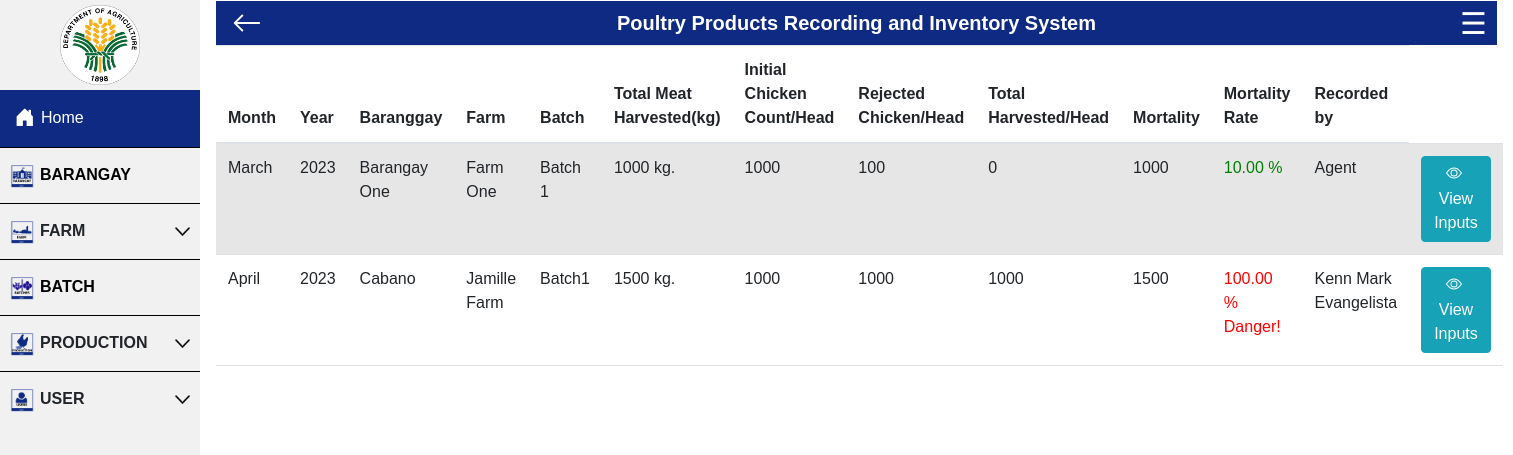
Screenshot of /project/view-broiler.php (signed in) with the database file from the repository.
### tables this page shows
CREATE TABLE `baranggay` (
  `baranggayID` int(21) NOT NULL,
  `baranggay` varchar(21) NOT NULL
);

CREATE TABLE `farm` (
  `farmID` int(21) NOT NULL,
  `baranggayID` int(21) NOT NULL,
  `farmname` varchar(21) NOT NULL,
  `farm_size` int(21) NOT NULL,
  `no_farmers` int(21) NOT NULL,
  `farmowner` varchar(21) NOT NULL,
  `address` varchar(21) DEFAULT NULL,
  `exp` int(21) NOT NULL,
  `contactno` int(21) NOT NULL,
  `lat` decimal(10,8) NOT NULL,
  `lng` decimal(11,8) NOT NULL
);

CREATE TABLE `batch` (
  `batchID` int(21) NOT NULL,
  `farmID` int(11) NOT NULL,
  `batch` varchar(21) NOT NULL,
  `unit` varchar(21) NOT NULL DEFAULT 'layer',
  `date` date NOT NULL,
  `initial` int(21) NOT NULL,
  `status` varchar(21) NOT NULL DEFAULT 'on'
);

### project/view-broiler.php (the view, shortened to what this page needs)
<?php include ("header.php");  ?>
<?php
@include('connect.php');
$sql = "SELECT
baranggay.baranggay, farm.farmname, batch.batch, user.name, batch.batchID, batch.initial, broiler.reject,
SUM(broiler.broiler_weight) as weight,
SUM(broiler.mortality) as mortality,
MIN(broiler.Bcurrent) as current,
MONTH(broiler.date) as month,
YEAR(broiler.date) as year
FROM baranggay INNER JOIN farm ON baranggay.baranggayID = farm.baranggayID
INNER JOIN batch ON farm.farmID = batch.farmID
INNER JOIN broiler ON batch.batchID = broiler.batchID
INNER JOIN user ON broiler.userID = user.userID
GROUP BY baranggay.baranggay, farm.farmname, batch.batchID,
MONTH(broiler.date),
YEAR(broiler.date)
ORDER BY MONTH(broiler.date),
YEAR(broiler.date) ASC";
$result = $conn->query($sql);
if ($result->num_rows > 0) {
    echo "<table class='table table-striped'>
<thead>
<tr>
<th scope='col' id='count'> Month </th>
<th scope='col' id='name'> Year </th>
<th scope='col' id='count'> Baranggay </th>
<th scope='col' id='name'> Farm </th>
<th scope='col' id='u-name'> Batch </th>
<th scope='col' id='u-name'> Total Meat Harvested(kg)</th>
<th scope='col' id='u-name'> Initial Chicken Count/Head </th>
<th scope='col' id='u-name'> Rejected Chicken/Head</th>
<th scope='col' id='u-name'> Total Harvested/Head </th>
<th scope='col' id='u-name'> Mortality </th>
<th scope='col' id='u-name'> Mortality Rate </th>
<th scope='col' id='u-name'> Recorded by </th>
</tr>
</thead>";
    while($row = $result->fetch_assoc()){
        $harvested = $row['current'];
        $initial = $row['initial'];
        $mortality = $row['mortality'];
        $current = $initial-$mortality;
        $tc = $mortality+$current;
        $mortality_rate = ( $mortality / $tc ) * 100;
        $new_mortality_rate = number_format($mortality_rate, 2) ;
        $rate = 20;
        $month = $row['month'];
        $month_letter = date("F", mktime(0, 0, 0, $month, 1));
        echo "<tr>";
        echo "<td > $month_letter </td>";
        echo "<td >".$row['year']."</td>";
        echo "<td>".$row['baranggay']."</td>";
        echo "<td>".$row['farmname']."</td>";
        echo "<td>".$row['batch']."</td>";
        echo "<td>".$row['weight']." kg. </td>";
        echo "<td>".$row['initial']."</td>";
        echo "<td>".$row['mortality']."</td>";
        echo "<td>".$row['reject']."</td>";
        echo "<td>".$harvested."</td>";
        if ($new_mortality_rate >= $rate ) {
            echo "<td style='color:red'> $new_mortality_rate % Danger!</td>";
            }else{
            echo "<td style='color:green'> $new_mortality_rate % </td>";
            }
            echo "<td>".$row['name']."</td>";
            echo'<td>
            <div class="viewbatch-button">
            <a  type="button" class="btn btn-info" href="view-production.php?batchID='.$row['batchID'].'&month='.$month_letter.'&year='.$row['year'].'&farm='.$row['farmname'].'&batch='.$row['batch'].'"> <svg xmlns="http://www.w3.org/2000/svg" width="20" height="20" fill="currentColor" class="bi bi-eye" viewBox="0 0 20 20">
            <path d="M16 8s-3-5.5-8-5.5S0 8 0 8s3 5.5 8 5.5S16 8 16 8zM1.173 8a13.133 13.133 0 0 1 1.66-2.043C4.12 4.668 5.88 3.5 8 3.5c2.12 0 3.879 1.168 5.168 2.457A13.133 13.133 0 0 1 14.828 8c-.058.087-.122.183-.195.288-.335.48-.83 1.12-1.465 1.755C11.879 11.332 10.119 12.5 8 12.5c-2.12 0-3.879-1.168-5.168-2.457A13.134 13.134 0 0 1 1.172 8z"/>
            <path d="M8 5.5a2.5 2.5 0 1 0 0 5 2.5 2.5 0 0 0 0-5zM4.5 8a3.5 3.5 0 1 1 7 0 3.5 3.5 0 0 1-7 0z"/>
        </svg>View Inputs</a>
        </div>
            </td>';
    }
}
?>

### project/header.php (style rules this page uses)
body { margin: 0; font-family: helvetica; }
html { scroll-behavior:smooth !important; }

### project/view-broiler.php (style rules this page uses)
a { text-decoration:none; color:white ; }

### rows the page displays
baranggay: month_letter "March", year "2023", baranggay "Barangay One", farm.farmname "Farm One", batch.batch "Batch 1", weight "1000", batch.initial "1000", mortality "100", reject "0", harvested "1000", new_mortality_rate "10.00", name "Agent"
baranggay: month_letter "April", year "2023", baranggay "Cabano", farm.farmname "Jamille Farm", batch.batch "Batch1", weight "1500", batch.initial "1000", mortality "1000", reject "1000", harvested "1500", new_mortality_rate "100.00", name "Kenn Mark Evangelista"
